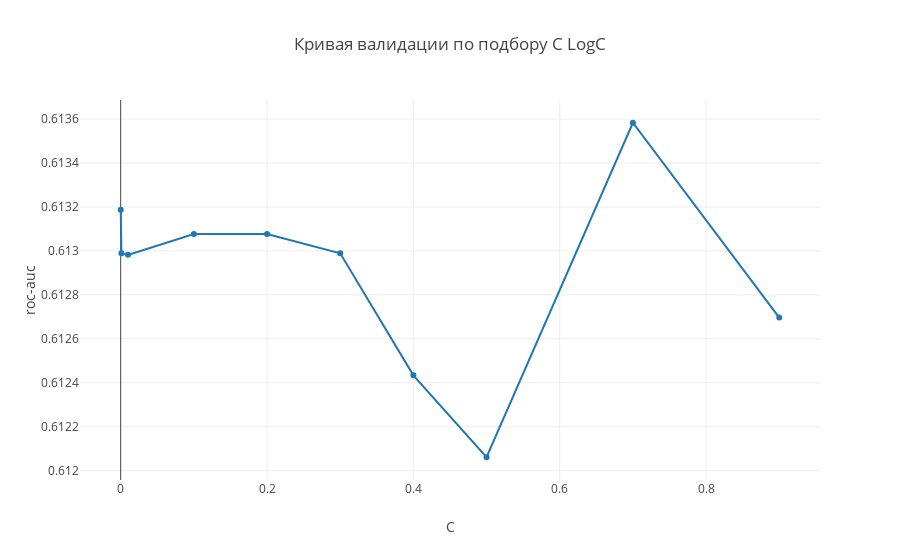

The cell this chart's notebook holds for it:
### Code cell
trace1 = go.Scatter(
    x=range_C,
    y=scores_lg_c
)
data = [trace1]
layout = go.Layout(title = 'Кривая валидации по подбору C LogC',
          yaxis={'title':'roc-auc'}, xaxis={'title':'C'})

fig = go.Figure(data=data, layout=layout)
iplot(fig, show_link=False)

### Figure 1 — Plotly figure (JSON) as saved in the notebook; plotly's stock layout.template omitted (floating-point values rounded to 4 significant figures)
{"data": [{"type": "scatter", "uid": "38837811-3bce-4810-bef8-adde84b16f9c", "x": [0.0001, 0.001, 0.01, 0.1, 0.2, 0.3, 0.4, 0.5, 0.7, 0.9], "y": [0.6132, 0.613, 0.613, 0.6131, 0.6131, 0.613, 0.6124, 0.6121, 0.6136, 0.6127]}], "layout": {"title": {"text": "Кривая валидации по подбору C LogC"}, "xaxis": {"title": {"text": "C"}}, "yaxis": {"title": {"text": "roc-auc"}}}}
